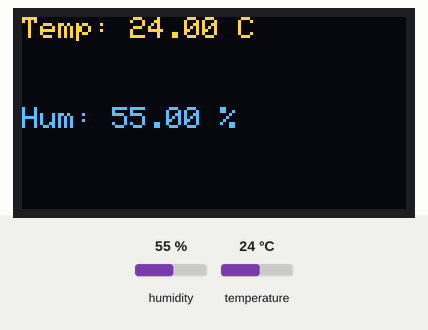
This program was run on a simulated ESP32. Shown: 128×64 one-colour display. Inputs (shaded band) come from the test bench; at power-on: humidity 55 %, temperature 24 °C. The OLED is the two-colour kind (top 16 rows yellow); what the program prints to the serial monitor is not drawn.

Above: at 1.2 s.
1.3 s: humidity set to 22 %
At 2.7 s:
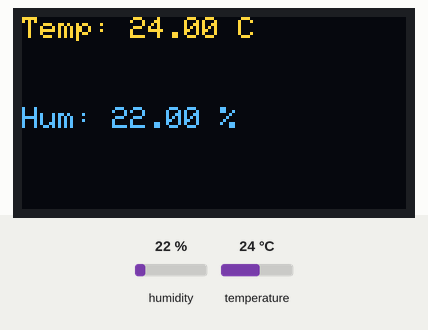
4.0 s: temperature set to 12 °C
At 5.3 s:
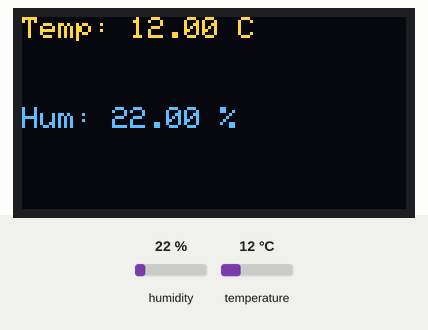
6.7 s: humidity set to 40 %
At 9.4 s:
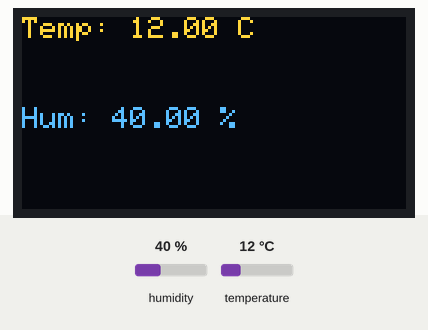
9.7 s: temperature set to 19 °C
Timing chart, 0 to 12.7 s (numbered marks = the images above; inputs shaded):
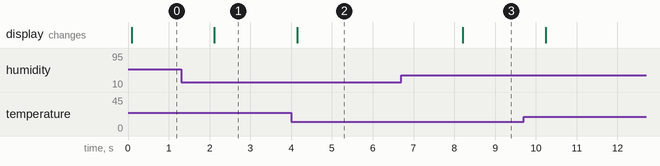

Measured:
- after the input at 1.3 s, the display: changes after 0.82 s (image 1)
- after the input at 4.0 s, the display: changes after 0.15 s (image 2)
- after the input at 6.7 s, the display: changes after 1.5 s (image 3)

The program:

main.cpp
```cpp
#include <Arduino.h>
#include <Wire.h>             // For I2C communication
#include <Adafruit_GFX.h>     // Graphics library
#include <Adafruit_SSD1306.h> // OLED driver library
#include <DHT.h>              // DHT sensor library
#include <Adafruit_Sensor.h>  // Unified sensor library

// Define OLED display dimensions
#define SCREEN_WIDTH 128
#define SCREEN_HEIGHT 64

// Define DHT sensor pin and type
#define DHTPIN 15     // GPIO pin where the sensor's DATA pin is connected
#define DHTTYPE DHT22 // AM2301 is compatible with DHT22

// Create an instance of the SSD1306 display
Adafruit_SSD1306 display(SCREEN_WIDTH, SCREEN_HEIGHT, &Wire, -1);

// Create an instance of the DHT sensor
DHT dht(DHTPIN, DHTTYPE);

void setup()
{
  // Start serial communication for debugging
  Serial.begin(115200);

  // Initialize the OLED display
  if (!display.begin(SSD1306_SWITCHCAPVCC, 0x3C))
  { // 0x3C is the typical I2C address for the OLED
    Serial.println("SSD1306 allocation failed");
    for (;;)
      ; // Stop execution
  }

  // Clear the display buffer
  display.clearDisplay();

  // Initialize the DHT sensor
  dht.begin();

  // Display initial message
  display.setTextSize(1);
  display.setTextColor(SSD1306_WHITE);
  display.setCursor(0, 0);
  display.println("Reading temp & humidity...");
  display.display();
}

void loop()
{
  // Read temperature and humidity from the DHT sensor
  float humidity = dht.readHumidity();
  float temperature = dht.readTemperature();

  // Check if readings are valid
  if (isnan(humidity) || isnan(temperature))
  {
    Serial.println("Failed to read from DHT sensor!");
    display.clearDisplay();
    display.setCursor(0, 0);
    display.println("Error reading sensor!");
    display.display();
    delay(2000);
    return;
  }

  // Display the temperature and humidity on the OLED
  display.clearDisplay();
  display.setTextSize(1);
  display.setTextColor(SSD1306_WHITE);

  display.setCursor(0, 0);
  display.print("Temp: ");
  display.print(temperature);
  display.println(" C");

  display.setCursor(0, 30);
  display.print("Hum: ");
  display.print(humidity);
  display.println(" %");

  display.display();

  // Debug output to the serial monitor
  Serial.print("Temperature: ");
  Serial.print(temperature);
  Serial.println(" C");

  Serial.print("Humidity: ");
  Serial.print(humidity);
  Serial.println(" %");

  // Wait 2 seconds before updating the readings
  delay(2000);
}
```
